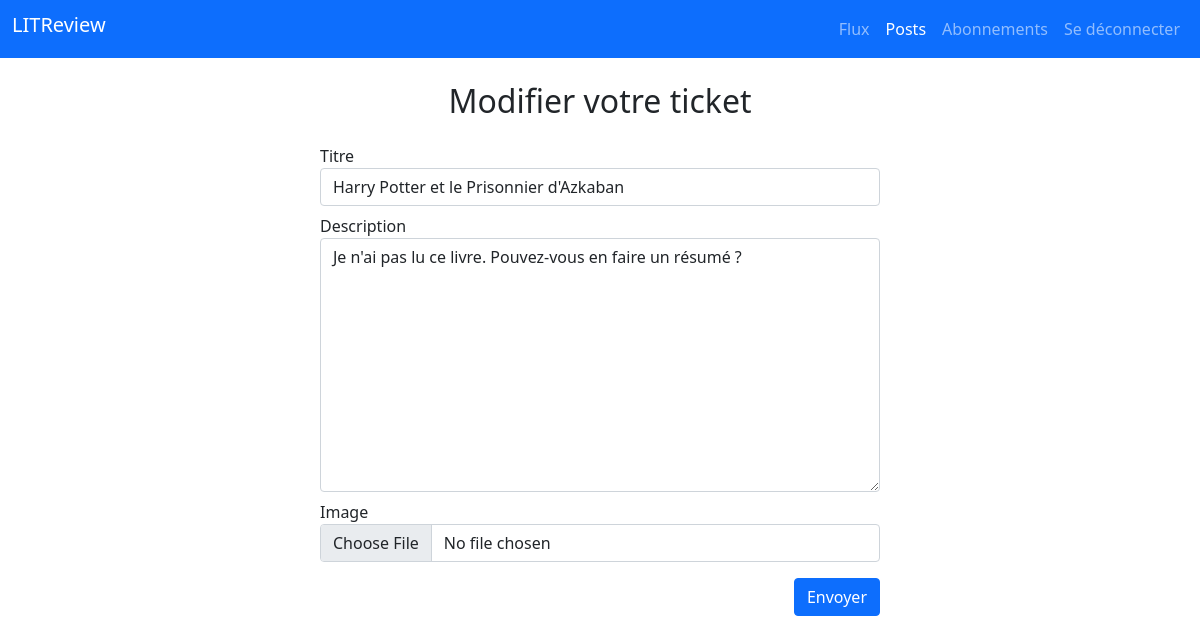
Screenshot of /ticket/9/update/ (signed in) with the database file from the repository.
### review/models.py (models this page shows, shortened)
class Ticket(models.Model):
    title = models.CharField(max_length=128, verbose_name='Titre')
    description = models.TextField(max_length=2048, blank=True)
    user = models.ForeignKey(to=settings.AUTH_USER_MODEL,
                             on_delete=models.CASCADE)
    image = models.ImageField(null=True, blank=True)
    time_created = models.DateTimeField(auto_now_add=True)
    IMAGE_MAX_SIZE = (300, 300)

### review/views.py (the view)
# urls.py: path('ticket/<int:ticket_id>/update/', review.views.ticket_update, name='ticket-update'),
@login_required
def ticket_update(request, ticket_id):
    ticket = get_object_or_404(models.Ticket, id=ticket_id)
    form = forms.TicketForm(instance=ticket)
    if request.method == 'POST':
        form = forms.TicketForm(request.POST, request.FILES, instance=ticket)
        if form.is_valid():
            form.save()
            return redirect('user-posts')
    context = {
        'form': form,
        'navbar': 'posts',
    }
    return render(request, 'review/ticket_update.html',
                  context=context)

### review/forms.py
class TicketForm(forms.ModelForm):
    class Meta:
        model = models.Ticket
        fields = ['title', 'description', 'image']

### review/templates/review/ticket_update.html (shortened to what this page needs)
{% extends 'base.html' %}
{% block content %}
    <h2 class="text-center m-4">Modifier votre ticket</h2>
    <form method="post" enctype="multipart/form-data">
        {% include 'review/partials/ticket_form_snippet.html' %}
        <div class="d-flex justify-content-end">
            <button type="submit" class="btn btn-primary m-2">Envoyer</button>
        </div>
    </form>
{% endblock %}

### review/templates/review/partials/ticket_form_snippet.html (shortened to what this page needs)
{% load widget_tweaks %}
{% for field in form.visible_fields %}
  <div class="form-group m-2">
    <label for="{{ field.id_for_label }}">{{ field.label }}</label>
    {{ field|add_class:'form-control' }}
  </div>
{% endfor %}

### rows the page displays
Ticket: visible_fields "Harry Potter et le Prisonnier d'Azkaban" "Je n'ai pas lu ce livre. Pouvez-vous en faire un résumé ?"

### other values shown
{{ field.label }} "Titre" "Description" "Image"
